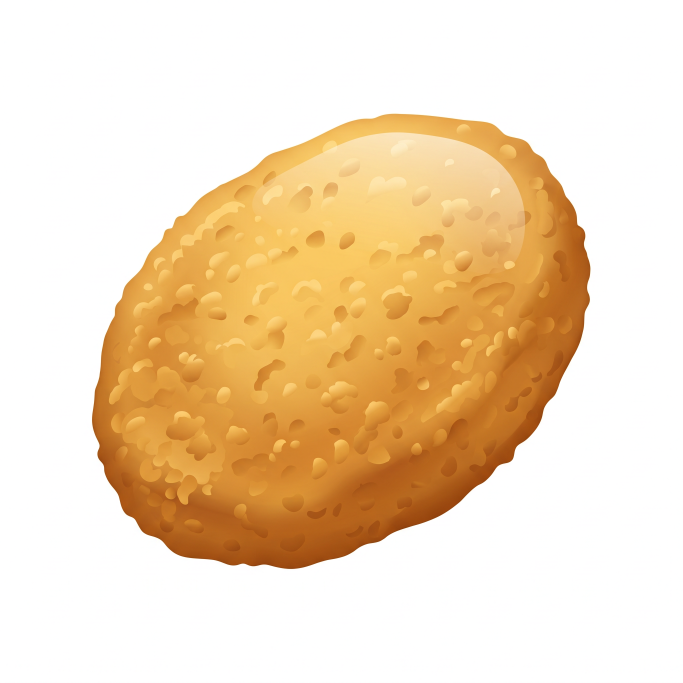
#> input picture .tmp_icons/milanesa_ia.png, 2048 x 2048 px, found by its file name (shown at 1/3 size)
$ python process_milanesa.py
#> lines starting #> are read from the running program, lines starting #| are printed output that depends on the picture; after the words box and inside, x2 and y2 are one past the last pixel; in counts of white or black regions, pixels touching at a corner belong together
import numpy as np
from PIL import Image, ImageDraw, ImageFilter

SRC = ".tmp_icons/milanesa_ia.png"
OUT = ".tmp_icons/milanesas_256.png"
CHECK = ".tmp_icons/milanesas_check.png"

src = Image.open(SRC).convert("RGB")
#> src is the input picture: PIL image 2048x2048 RGB; mean R, G, B 242.1, 218.8, 188.4
w, h = src.size
#> w = 2048; h = 2048
print("source:", src.size)
#| source: (2048, 2048)

# --- flood fill background (white, connected to corners) ---
flood = src.copy()
SENT = (255, 0, 255)
for corner in [(0, 0), (w - 1, 0), (0, h - 1), (w - 1, h - 1)]:
    ImageDraw.floodfill(flood, corner, SENT, thresh=34)
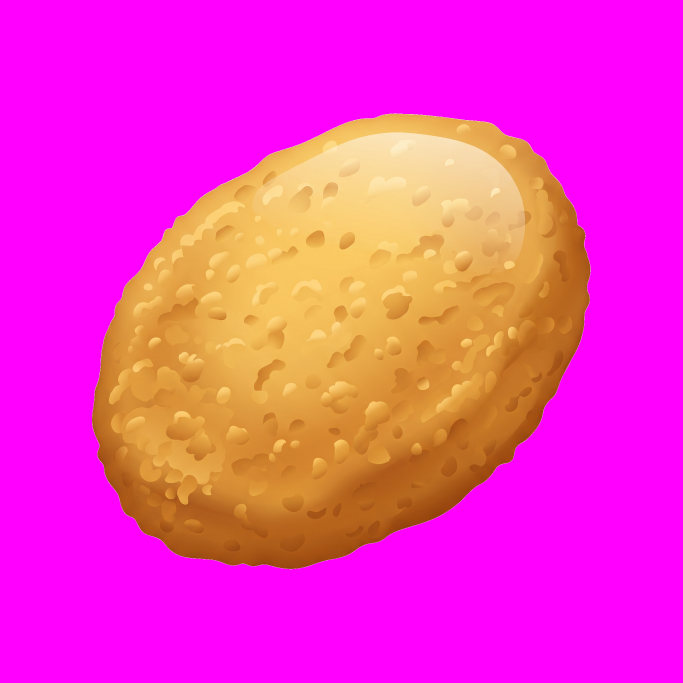
#> flood: PIL image 2048x2048 RGB (shown at 1/3 size); mean R, G, B 242.1, 56.5, 188.5
arr = np.asarray(flood)
bg = (arr[..., 0] == 255) & (arr[..., 1] == 0) & (arr[..., 2] == 255)
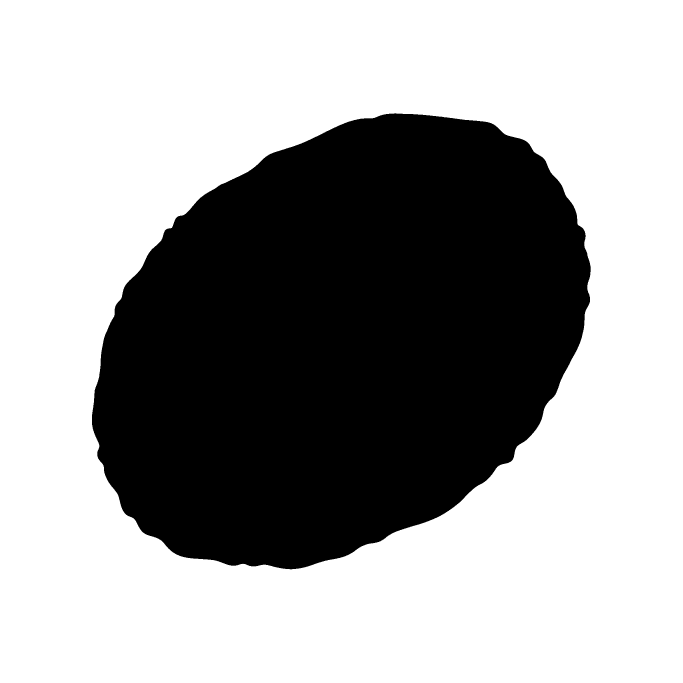
#> bg: shape (2048, 2048) bool (shown at 1/3 size); 63.7% white; 1 black region, box (x1, y1, x2, y2) and area: (276, 340, 1772, 1708) 1522015
alpha = np.where(bg, 0.0, 1.0)

# --- feather + slight erode to kill white fringe ---
a_img = Image.fromarray((alpha * 255).astype(np.uint8))
a_img = a_img.filter(ImageFilter.GaussianBlur(max(1, w // 800)))
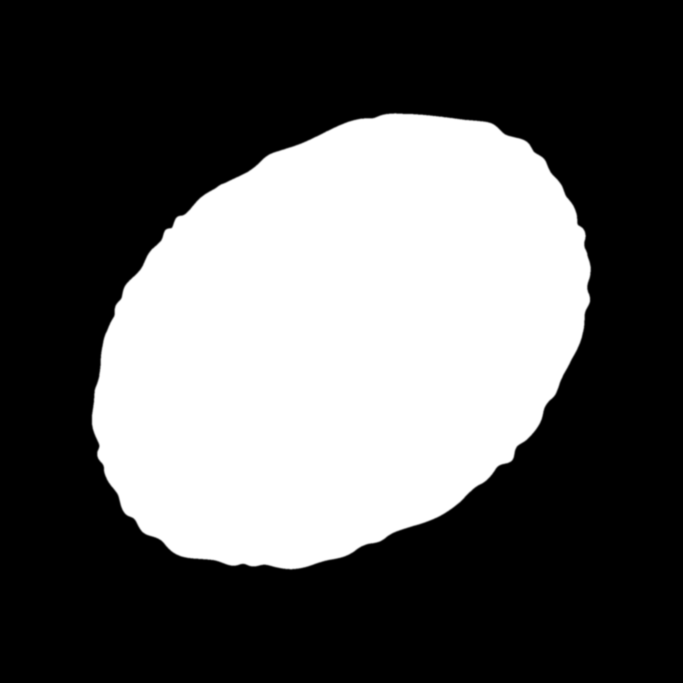
#> a_img: PIL image 2048x2048 L (shown at 1/3 size); min 0, max 255, mean 92.5
an = np.asarray(a_img).astype(np.float64) / 255.0
an = np.clip((an - 0.45) / 0.40, 0, 1)  # shrink opaque region a touch

rgba = np.dstack([np.asarray(src).astype(np.uint8), (an * 255).astype(np.uint8)])
img = Image.fromarray(rgba, "RGBA")

# --- trim to content bbox, add even margin, center on square ---
ys, xs = np.where(an > 0.05)
y0, y1, x0, x1 = ys.min(), ys.max(), xs.min(), xs.max()
#> y0 = 340; y1 = 1707; x0 = 276; x1 = 1771
crop = img.crop((x0, y0, x1 + 1, y1 + 1))
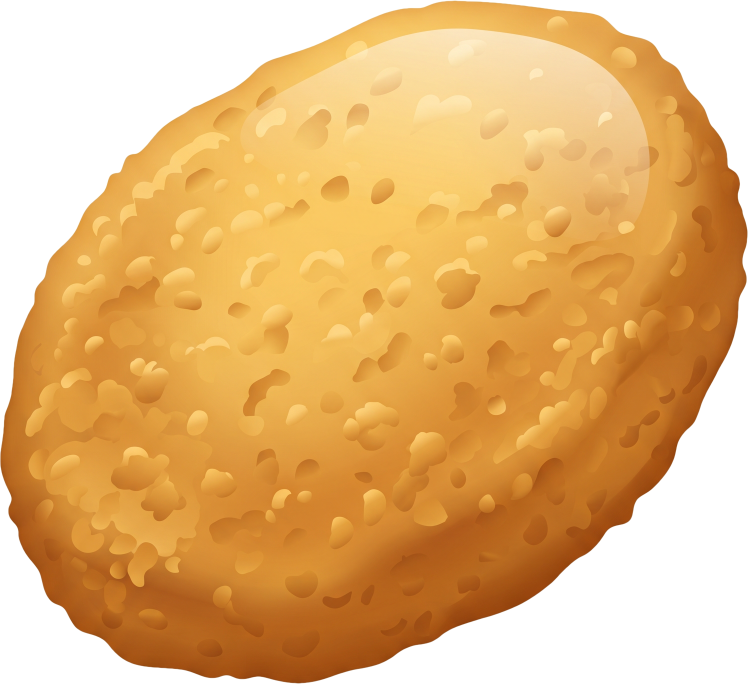
#> crop: PIL image 1496x1368 RGBA (shown at 1/2 size); mean R, G, B, A 228.6, 181, 118.7, 189.2; transparent parts drawn white
cw, ch = crop.size
#> cw = 1496; ch = 1368
side = int(max(cw, ch) * 1.12)  # ~6% margin each side
#> side = 1675
canvas = Image.new("RGBA", (side, side), (0, 0, 0, 0))
#> canvas: PIL image 1675x1675 RGBA; every value is 0
canvas.paste(crop, ((side - cw) // 2, (side - ch) // 2), crop)

final = canvas.resize((256, 256), Image.LANCZOS)
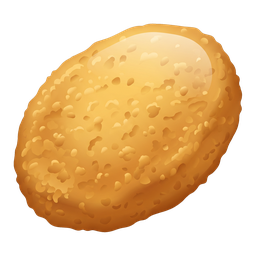
#> final: PIL image 256x256 RGBA; mean R, G, B, A 121.4, 85.6, 39.2, 137.8; transparent parts drawn white
final.save(OUT)
print("saved", OUT, final.size)
#| saved .tmp_icons/milanesas_256.png (256, 256)

# --- preview composited over the app's green card color ---
bg_green = Image.new("RGBA", (256, 256), (217, 236, 220, 255))
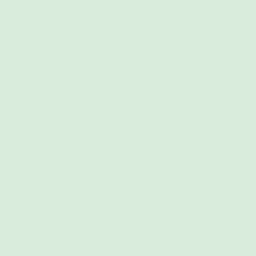
#> bg_green: PIL image 256x256 RGBA; mean R, G, B, A 217, 236, 220, 255
bg_green.alpha_composite(final)
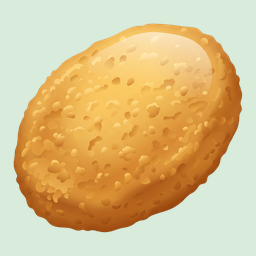
#> bg_green: PIL image 256x256 RGBA; mean R, G, B, A 218.4, 192.5, 139.7, 255
bg_green.convert("RGB").save(CHECK)
print("saved", CHECK)
